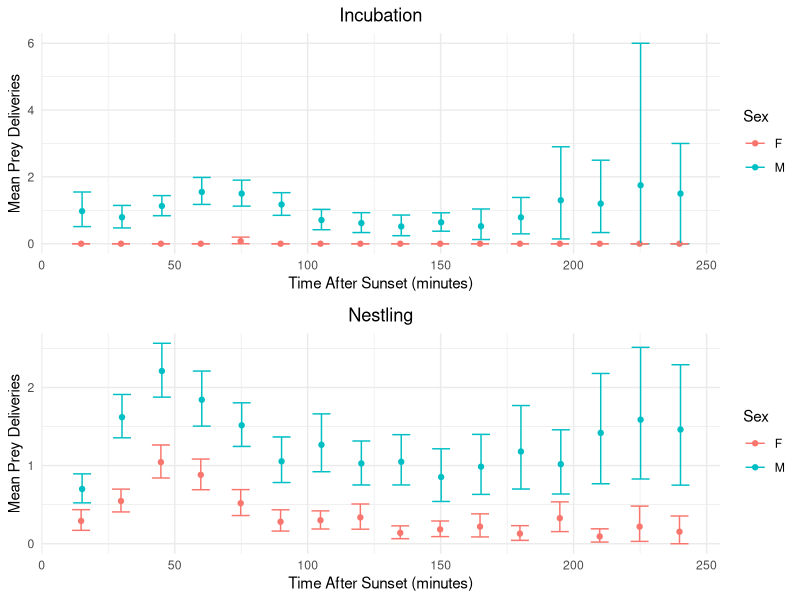
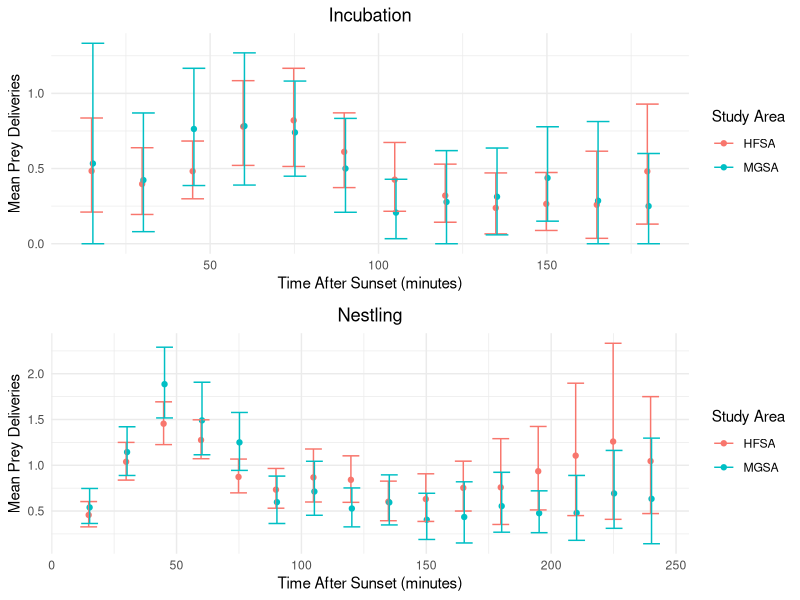

Recreate these plots in R, in order. (Note: this script raises an error after producing the figures.)
## ---- chunk 1
# Data manipulation and visualization
install.packages("tidyverse", repos='http://cran.us.r-project.org')
install.packages("gridExtra", repos='http://cran.us.r-project.org')

## ---- chunk 2
# Data manipulation and visualization
library(tidyverse)
library(gridExtra)
## ---- chunk 3

#' getCI
#' 
#' @param vec a vector
#' @param n_samp number of times to sample data
#'
#' @return upper and lower bootstrap confidence intervals
#' 
#'
#' @examples
#'    getCI(1:20, 1000)
#' @export

getCI <- function(vec, n_samp=10000) {
  smp <- replicate(n_samp, mean(sample(vec, replace = TRUE), na.rm = TRUE))
  CIs <-quantile(smp, c(0.025, 0.975), na.rm = T)
  return(CIs)
}

## ---- chunk 4

pdOriginal <- read.csv("./data/pd_main.csv")


#rename the first column, which imported with a special character
names(pdOriginal)[1] <- "nest"


## ---- chunk 5

pdMF <- pdOriginal %>%
  separate(col = nest, into = c("study_site", "territory"), sep = 1, remove = TRUE) %>%
  filter(sex == "M" | sex == "F")

## ---- chunk 6

str(pdMF)

unique(pdMF$t180) #at least one cell has an asterisk after the value
unique(pdMF$t225) #same here
unique(pdMF$nest_age) #"pred" and "" can be converted to NA

## ---- chunk 7
#remove asterisks
pdClean <- pdMF %>%
  mutate(t180 = gsub("\\*", "", t180)) %>%
  mutate(t225 = gsub("\\*", "", t225))


#change these columns to numeric
pdClean$t180 <- as.integer(pdClean$t180)
pdClean$t225 <- as.integer(pdClean$t225)
pdClean$nest_age <- as.integer(pdClean$nest_age) 

#warning here is ok--NAs are replacing "pred" and "" values

## ---- chunk 8

# Create independent dfs for M (nestling and incubation stage) and F (nestling and incubation state). 

#select relevant columns, add column for stage, rename study sites, drop NAs
pdStage1 <- pdClean %>%
  dplyr::select(sex, nest_age, t15:t240) %>%
  mutate(
    stage =
      ifelse(nest_age < 22, "incubation", "nestling")) %>%
  drop_na(stage)

#change column names to remove "t" in front of time interval
colnames(pdStage1) <- c("sex", "nest_age", "15", "30", "45", "60", "75", "90", "105", "120", "135", "150", "165", "180", "195", "210", "225", "240", "stage")

#create independent dfs for each study site and stage
pdM_inc <- pdStage1 %>%
  filter(sex =="M", stage == "incubation") %>%
  dplyr::select('15':'240')

pdM_nest <- pdStage1 %>% 
  filter(sex =="M", stage == "nestling") %>%
  dplyr::select('15':'240')

pdF_inc <- pdStage1 %>%
  filter(sex =="F", stage == "incubation") %>%
  dplyr::select('15':'240')
         
pdF_nest <- pdStage1 %>%
  filter(sex =="F", stage == "nestling") %>%
  dplyr::select('15':'240')

## ---- chunk 9

meanM_inc <- data.frame(
  time = as.numeric(colnames(pdM_inc)),
  M_incubation = colMeans(pdM_inc, na.rm = TRUE))

meanM_nest <- data.frame(
  time = as.numeric(colnames(pdM_nest)),
  M_nestling = colMeans(pdM_nest, na.rm = TRUE))

meanF_inc <- data.frame(
  time = as.numeric(colnames(pdF_inc)),
  F_incubation = colMeans(pdF_inc, na.rm = TRUE))

meanF_nest <- data.frame(
  time = as.numeric(colnames(pdF_nest)),
  F_nestling = colMeans(pdF_nest, na.rm = TRUE))

## ---- chunk 10
meanMF <- data.frame(
  time = as.numeric(colnames(pdM_inc)),
  M_incubation = colMeans(pdM_inc, na.rm = TRUE),
  M_nestling = colMeans(pdM_nest, na.rm = TRUE),
  F_incubation = colMeans(pdF_inc, na.rm = TRUE),
  F_nestling = colMeans(pdF_nest, na.rm = TRUE)
)

## ---- chunk 11

#now apply it across the columns of PD data
ciM_inc <- apply(pdM_inc, 2, FUN = getCI)
ciM_nest <- apply(pdM_nest, 2, FUN = getCI)
ciF_inc <- apply(pdF_inc, 2, FUN = getCI)
ciF_nest <- apply(pdF_nest, 2, FUN = getCI)
## ---- chunk 12

ciInc_sex <- data.frame(
    sex = c(rep("M", nrow(meanM_inc)), rep("F", nrow(meanF_inc))),
    mean = c(colMeans(pdM_inc, na.rm = TRUE), colMeans(pdF_inc, na.rm = TRUE)),
    ci_l = c(ciM_inc[1,], ciF_inc[1,]),
    ci_h = c(ciM_inc[2,], ciF_inc[2,]),
    time = c(as.numeric(rownames(meanM_inc)), as.numeric(rownames(meanF_inc))),
    stage = "Incubation")


ciNest_sex <- data.frame(
    sex = c(rep("M", nrow(meanM_nest)), rep("F", nrow(meanF_nest))),
    mean = c(colMeans(pdM_nest, na.rm = TRUE), colMeans(pdF_nest, na.rm = TRUE)),
    ci_l = c(ciM_nest[1,], ciF_nest[1,]),
    ci_h = c(ciM_nest[2,], ciF_nest[2,]),
    time = c(as.numeric(rownames(meanM_nest)), as.numeric(rownames(meanF_nest))),
    stage = "Nestling")
    
ciAll_sex <- rbind(ciInc_sex, ciNest_sex)

## ---- chunk 13

plotInc_sex <- ggplot(data = ciInc_sex) +
  geom_point(aes(x = time, y = mean, color = sex, group = sex),
             position = position_dodge(width=0.75)) +
  geom_errorbar(aes(x=time, ymax = ci_h, ymin=ci_l, color = sex, 
                    group = sex),
                position = position_dodge(width=0.75)) +
  labs(x = "Time After Sunset (minutes)", y = "Mean Prey Deliveries", 
       title = "Incubation", color = "Sex") +
  theme_minimal() +
  theme(plot.title = element_text(hjust = 0.5))

## ---- chunk 14

plotNest_sex <- ggplot(data = ciNest_sex) +
  geom_point(aes(x = time, y = mean, color = sex, group = sex),
             position = position_dodge(width=0.75)) +
  geom_errorbar(aes(x=time, ymax = ci_h, ymin=ci_l, color = sex, 
                    group = sex),
                position = position_dodge(width=0.75)) +
  labs(x = "Time After Sunset (minutes)", y = "Mean Prey Deliveries", 
       title = "Nestling", color = "Sex") +
  theme_minimal() +
  theme(plot.title = element_text(hjust = 0.5))

## ---- chunk 15

grid.arrange(plotInc_sex, plotNest_sex)

## ---- chunk 16

t.test(meanF_inc$F_incubation, meanM_inc$M_incubation)

## ---- chunk 17

t.test(meanF_nest$F_nestling, meanM_nest$M_nestling)

## ---- chunk 18

pdHM <- pdClean %>%
  filter(study_site == "B" | study_site == "C", sex == "M")

## ---- chunk 19

#create independet dfs for HFSA (nestling and incubation stage) and MGSA (nestling and incubation state). 

#select relevant columns, add column for stage, rename study sites, drop NAs
pdStage <- pdClean %>%
  dplyr::select(study_site, nest_age, t15:t240) %>%
  mutate(
    stage =
      ifelse(nest_age < 22, "incubation", "nestling"),
    study_site =
      ifelse(study_site == "B", "MGSA", "HFSA")) %>%
  drop_na(stage)

#change column names to remove "t" in front of time interval
colnames(pdStage) <- c("study_site", "nest_age", "15", "30", "45", "60", "75", "90", "105", "120", "135", "150", "165", "180", "195", "210", "225", "240", "stage")

#create independent dfs for each study site and stage
pdHFSA_inc <- pdStage %>%
  filter(study_site =="HFSA", stage == "incubation") %>%
  dplyr::select('15':'240')

pdHFSA_nest <- pdStage %>% 
  filter(study_site =="HFSA", stage == "nestling") %>%
  dplyr::select('15':'240')

pdMGSA_inc <- pdStage %>%
  filter(study_site =="MGSA", stage == "incubation") %>%
  dplyr::select('15':'240')
         
pdMGSA_nest <- pdStage %>%
  filter(study_site =="MGSA", stage == "nestling") %>%
  dplyr::select('15':'240')


## ---- chunk 20

meanHFSA_inc <- data.frame(
  time = as.numeric(colnames(pdHFSA_inc)),
  HFSA_incubation = colMeans(pdHFSA_inc, na.rm = TRUE))

meanHFSA_nest <- data.frame(
  time = as.numeric(colnames(pdHFSA_nest)),
  HFSA_nestling = colMeans(pdHFSA_nest, na.rm = TRUE))

meanMGSA_inc <- data.frame(
  time = as.numeric(colnames(pdMGSA_inc)),
  MGSA_incubation = colMeans(pdMGSA_inc, na.rm = TRUE))

meanMGSA_nest <- data.frame(
  time = as.numeric(colnames(pdMGSA_nest)),
  MGSA_nestling = colMeans(pdMGSA_nest, na.rm = TRUE))

## ---- chunk 21
meanAll <- data.frame(
  time = as.numeric(colnames(pdHFSA_inc)),
  HFSA_incubation = colMeans(pdHFSA_inc, na.rm = TRUE),
  HFSA_nestling = colMeans(pdHFSA_nest, na.rm = TRUE),
  MGSA_incubation = colMeans(pdMGSA_inc, na.rm = TRUE),
  MGSA_nestling = colMeans(pdMGSA_nest, na.rm = TRUE)
)

## ---- chunk 22

#now apply it across the columns of PD data
ciHFSA_inc <- apply(pdHFSA_inc, 2, FUN = getCI)
ciHFSA_nest <- apply(pdHFSA_nest, 2, FUN = getCI)
ciMGSA_inc <- apply(pdMGSA_inc, 2, FUN = getCI)
ciMGSA_nest <- apply(pdMGSA_nest, 2, FUN = getCI)
## ---- chunk 23

ciInc <- filter(
  data.frame(
    study_area = c(rep("HFSA", nrow(meanHFSA_inc)), rep("MGSA", nrow(meanMGSA_inc))),
    mean = c(colMeans(pdHFSA_inc, na.rm = TRUE), colMeans(pdMGSA_inc, na.rm = TRUE)),
    ci_l = c(ciHFSA_inc[1,], ciMGSA_inc[1,]),
    ci_h = c(ciHFSA_inc[2,], ciMGSA_inc[2,]),
    time = c(as.numeric(rownames(meanHFSA_inc)), as.numeric(rownames(meanMGSA_inc))),
    stage = "Incubation"),
  time <= 180)


ciNest <- data.frame(
    study_area = c(rep("HFSA", nrow(meanHFSA_nest)), rep("MGSA", nrow(meanMGSA_nest))),
    mean = c(colMeans(pdHFSA_nest, na.rm = TRUE), colMeans(pdMGSA_nest, na.rm = TRUE)),
    ci_l = c(ciHFSA_nest[1,], ciMGSA_nest[1,]),
    ci_h = c(ciHFSA_nest[2,], ciMGSA_nest[2,]),
    time = c(as.numeric(rownames(meanHFSA_nest)), as.numeric(rownames(meanMGSA_nest))),
    stage = "Nestling")
    
ciAll <- rbind(ciInc, ciNest)

## ---- chunk 24

plotInc <- ggplot(data = ciInc) +
  geom_point(aes(x = time, y = mean, color = study_area, group = study_area),
             position = position_dodge(width=0.75)) +
  geom_errorbar(aes(x=time, ymax = ci_h, ymin=ci_l, color = study_area, 
                    group = study_area),
                position = position_dodge(width=0.75)) +
  labs(x = "Time After Sunset (minutes)", y = "Mean Prey Deliveries", 
       title = "Incubation", color = "Study Area") +
  theme_minimal() +
  theme(plot.title = element_text(hjust = 0.5))

## ---- chunk 25

plotNest <- ggplot(data = ciNest) +
  geom_point(aes(x = time, y = mean, color = study_area, group = study_area),
             position = position_dodge(width=0.75)) +
  geom_errorbar(aes(x=time, ymax = ci_h, ymin=ci_l, color = study_area, 
                    group = study_area),
                position = position_dodge(width=0.75)) +
  labs(x = "Time After Sunset (minutes)", y = "Mean Prey Deliveries", 
       title = "Nestling", color = "Study Area") +
  theme_minimal() +
  theme(plot.title = element_text(hjust = 0.5))

## ---- chunk 26

plotAll <- ggplot(data = ciAll) +
  geom_point(aes(x = time, y = mean, color = study_area, group = study_area),
             position = position_dodge(width=0.75)) +
  geom_errorbar(aes(x=time, ymax = ci_h, ymin=ci_l, color = study_area, 
                    group = study_area),
                position = position_dodge(width=0.75)) +
  labs(x = "Time After Sunset (minutes)", y = "Mean Prey Deliveries", 
       title = "Average Prey Deliveries Throughout Night", color = "Study Area") +
  theme_minimal() +
  theme(plot.title = element_text(hjust = 0.5)) +
  facet_grid(~ stage)

## ---- chunk 27

grid.arrange(plotInc, plotNest)

## ---- chunk 28

t.test(meanInc$HFSA_incubation, meanInc$MGSA_incubation)

## ---- chunk 29

t.test(meanNest$HFSA_nestling, meanNest$MGSA_nestling)
